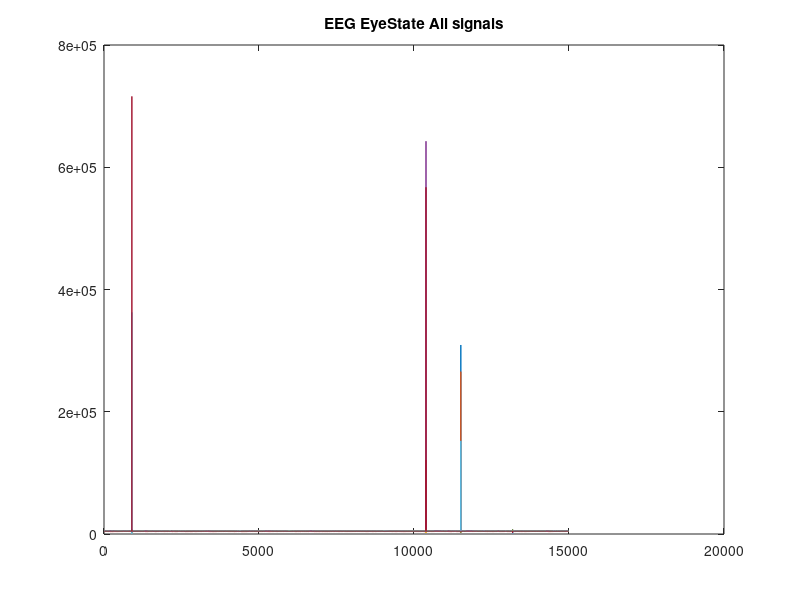
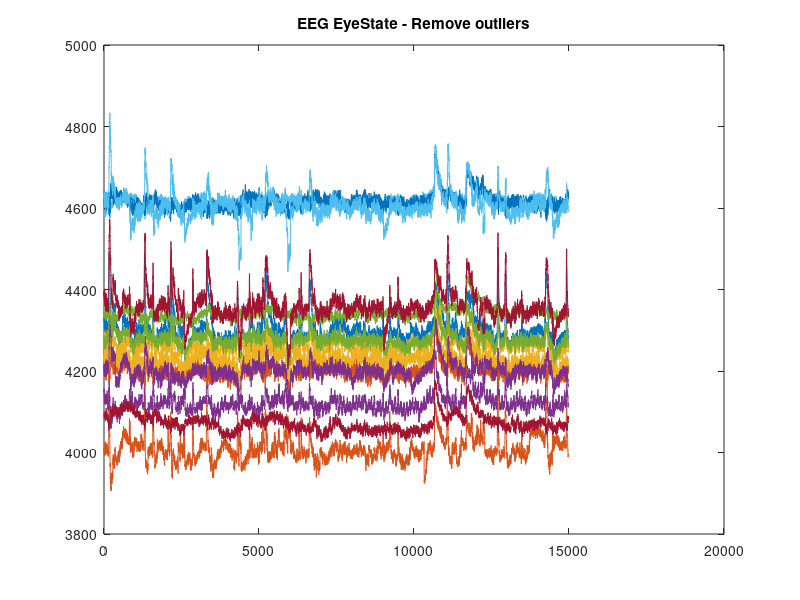
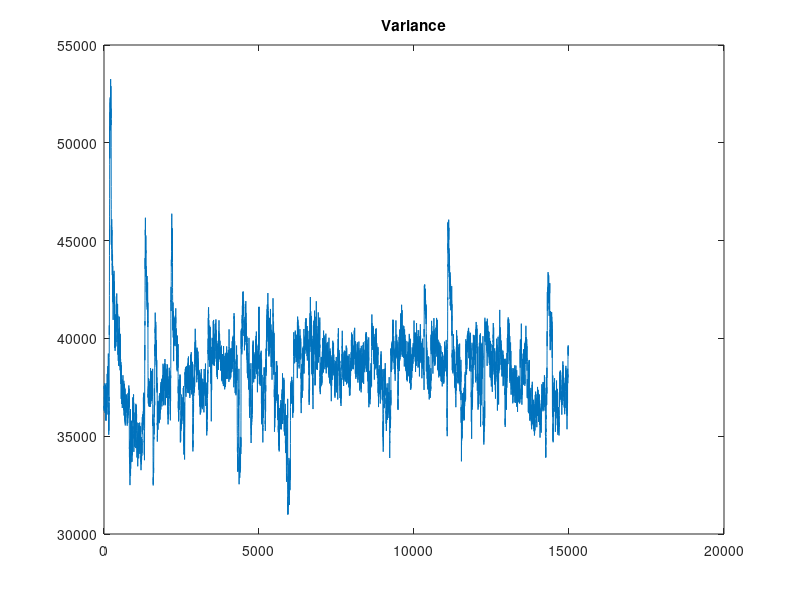
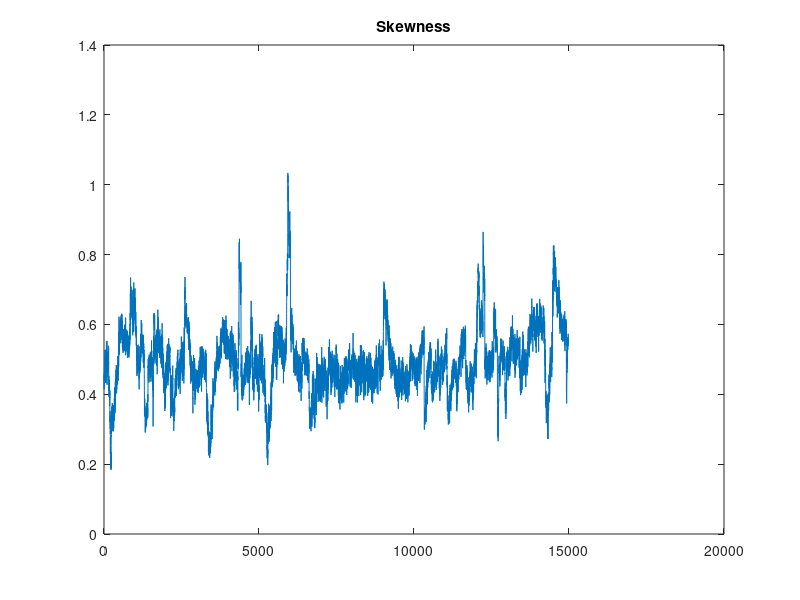

The MATLAB source for these figures, in order:
clc; 
clear all; 
close all; 

load("EEG_Eye_State.mat");

x = data(1:14, :);
[dx, dy] = size(data);

figure()
plot(data(1, :));
hold on;
plot(data(2, :));
hold on;
plot(data(3, :));
hold on;
plot(data(4, :));
hold on;
plot(data(5, :));
hold on;
plot(data(6, :));
hold on;
plot(data(7, :));
hold on;
plot(data(8, :));
hold on;
plot(data(9, :));
hold on;
plot(data(10, :));
hold on;
plot(data(11, :));
hold on;
plot(data(12, :));
hold on;
plot(data(13, :));
hold on;
plot(data(14, :));
title('EEG EyeState All signals');

idxSize = 0;
for i=1:14
    %Detect Outliers
    M=median(x(i, :)); % The median value from samples
    sd=std(x(i, :)); % Standard Deviation from samples
    sdWeight=1; % Threshold weight
    Thresh=sdWeight*sd; % Threshold
    
    % Values above threshold
    idx=find(x(i, :)>M+Thresh | (x(i, :)<M-Thresh));
    if size(idx) > idxSize
        idxSize = size(idx);
        idxFinal = idx;
    end
end
%Remove columns with outliers from dataset
data(:, idxFinal) = [];
x = data(1:14, :);
[dx, dy] = size(data);

figure()
plot(data(1, :));
hold on;
plot(data(2, :));
hold on;
plot(data(3, :));
hold on;
plot(data(4, :));
hold on;
plot(data(5, :));
hold on;
plot(data(6, :));
hold on;
plot(data(7, :));
hold on;
plot(data(8, :));
hold on;
plot(data(9, :));
hold on;
plot(data(10, :));
hold on;
plot(data(11, :));
hold on;
plot(data(12, :));
hold on;
plot(data(13, :));
hold on;
plot(data(14, :));
title('EEG EyeState - Remove outliers');

clear i M sd sdWeight Thresh idx idxFinal idxSize;

%% Variance computation

row_dataVar = var(x, 0, 1);
Variance = zeros(2, dy);
Variance(1, :) = row_dataVar(1, :);
Variance(2, :) = data(15, :);

figure();
plot(Variance(1, :));
title('Variance');

clear dataVar

%% Skewness computation

dataSkew = skewness(x);
Skewness = zeros(2, dy);
Skewness(1, :) = dataSkew(1, :);
Skewness(2, :) = data(15, :);

figure();
plot(Skewness(1, :));
title('Skewness');

clear dataSkew

%% Kurtosis computation

dataKurt = kurtosis(x);
Kurtosis = zeros(2, dy);
Kurtosis(1, :) = dataKurt(1, :);
Kurtosis(2, :) = data(15, :);

figure();
plot(Kurtosis(1, :));
title('Kurtosis');

clear dataKurt

%% Divide electrodes into groups as suggested in the paper
dataLeft = data([1 4 5 6 7 13 14 15], :);
dataRight = data([2 3 8 9 10 11 12 15], :);

xL = dataLeft(1:7, :);
xR = dataRight(1:7, :);

figure()
plot(dataLeft(1, :));
hold on;
plot(dataLeft(2, :));
hold on;
plot(dataLeft(3, :));
hold on;
plot(dataLeft(4, :));
hold on;
plot(dataLeft(5, :));
hold on;
plot(dataLeft(6, :));
hold on;
plot(dataLeft(7, :));
title('EEG EyeState - Electrodes of left group');

figure()
plot(dataRight(1, :));
hold on;
plot(dataRight(2, :));
hold on;
plot(dataRight(3, :));
hold on;
plot(dataRight(4, :));
hold on;
plot(dataRight(5, :));
hold on;
plot(dataRight(6, :));
hold on;
plot(dataRight(7, :));
title('EEG EyeState - Electrodes of right group');

%% Left Variance computation

dataVarL = var(xL, 0, 1);
VarianceL = zeros(2, dy);
VarianceL(1, :) = dataVarL(1, :);
VarianceL(2, :) = data(15, :);

figure();
plot(VarianceL(1, :));
title('Variance Left');

clear dataVarL

%% Left Skewness computation

dataSkewL = skewness(xL);
SkewnessL = zeros(2, dy);
SkewnessL(1, :) = dataSkewL(1, :);
SkewnessL(2, :) = data(15, :);

figure();
plot(SkewnessL(1, :));
title('Skewness Left');

clear dataSkewL

%% Left Kurtosis computation

dataKurtL = kurtosis(xL);
KurtosisL = zeros(2, dy);
KurtosisL(1, :) = dataKurtL(1, :);
KurtosisL(2, :) = data(15, :);

figure();
plot(KurtosisL(1, :));
title('Kurtosis Left');

clear dataKurtL

%% Right Variance computation

dataVarR = var(xR, 0, 1);
VarianceR = zeros(2, dy);
VarianceR(1, :) = dataVarR(1, :);
VarianceR(2, :) = data(15, :);

figure();
plot(VarianceR(1, :));
title('Variance Right');

clear dataVarR

%% Right Skewness computation

dataSkewR = skewness(xR);
SkewnessR = zeros(2, dy);
SkewnessR(1, :) = dataSkewR(1, :);
SkewnessR(2, :) = data(15, :);

figure();
plot(SkewnessR(1, :));
title('Skewness Right');

clear dataSkewR

%% Right Kurtosis computation

dataKurtR = kurtosis(xR);
KurtosisR = zeros(2, dy);
KurtosisR(1, :) = dataKurtR(1, :);
KurtosisR(2, :) = data(15, :);

figure();
plot(KurtosisR(1, :));
title('Kurtosis Right');

clear dataKurtR

%% Row Variance computation

row_dataVar = var(x, 0, 2);
row_Variance = zeros(dx-1, 1);
row_Variance(:, 1) = row_dataVar(:, 1);

figure();
plot(row_Variance(:,1));
title('Row Variance');

clear row_dataVar

mean_row_var = mean(row_Variance);

%% Data with variance, skewness and kurtosis

data_all = data;
data_all (16, :)= Variance(1,:);
data_all (17, :)= Skewness(1,:);
data_all (18, :)= Kurtosis(1,:);
data_all (19, :)= VarianceL(1,:);
data_all (20, :)= SkewnessL(1,:);
data_all (21, :)= KurtosisL(1,:);
data_all (22, :)= VarianceR(1,:);
data_all (23, :)= SkewnessR(1,:);
data_all (24, :)= KurtosisR(1,:);
data_all (25, :)= row_Variance(1,:);